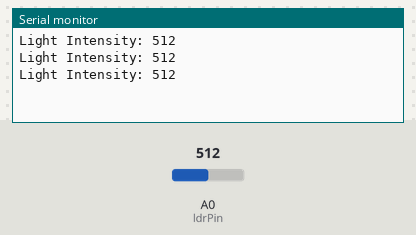
This sketch was run on a simulated Arduino Uno, built with avr-gcc and run on an emulated ATmega328P. Parts: the last lines printed to the serial monitor. The inputs (shaded band) are chosen by the test bench; at power-on: A0 (ldrPin) = 512.

Above: at 1.3 s.
1.4 s: A0 (ldrPin) set to 716
At 1.9 s:
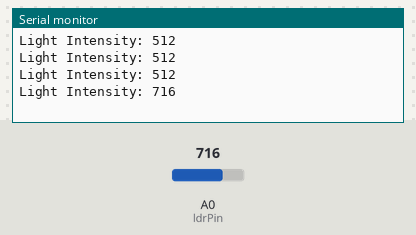
2.9 s: A0 (ldrPin) set to 900
At 3.4 s:
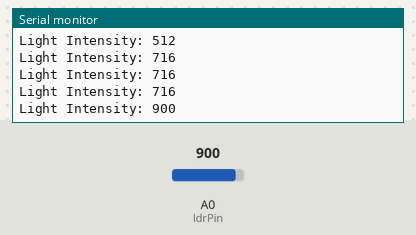
Timing chart, 0 to 5.9 s (numbered marks = the images above; inputs shaded):
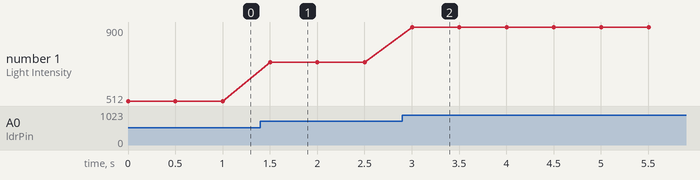

The sketch:

Practical_05.ino
```cpp
int ldrPin = A0;
//We can use either D0 (Digital) or A0 (Analog), in this example we use only analog pin
//VCC pin connects to 5v on arduino, and GND to GND

void setup() {
  Serial.begin(9600);
}

void loop() {
  int ldrValue = analogRead(ldrPin);
  Serial.print("Light Intensity: ");
  Serial.println(ldrValue);
  // If you point a laser or light at the LDR, it will change
  delay(500);
}
```

Measured:
- after the input at 1.4 s, the serial monitor: prints a new line after 0.10 s (image 1)
- after the input at 2.9 s, the serial monitor: prints a new line after 0.10 s (image 2)
- plotted number 1: 512 → 716 after the input at 1.4 s, 716 → 900 after the input at 2.9 s
